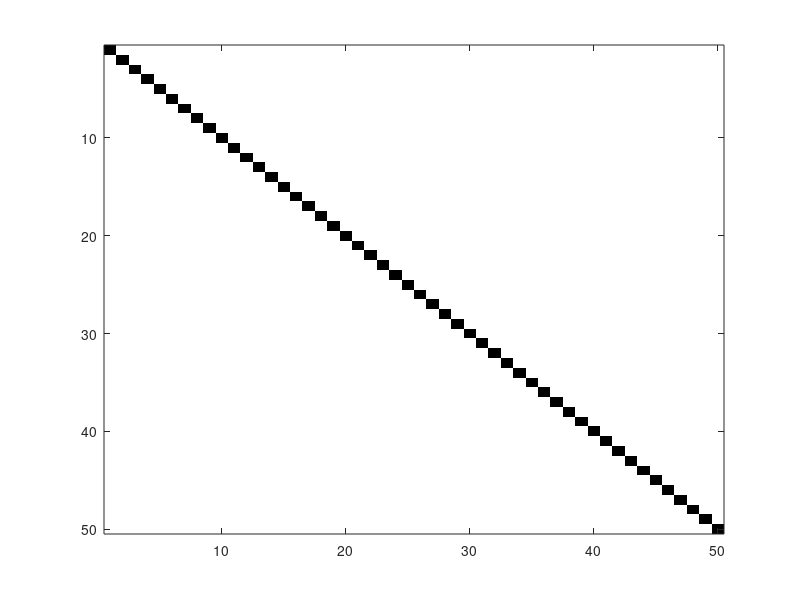

The MATLAB script that drew this image:
%ani2: second example on smooth animations

clear all;
close all;
figure(1);
clf;

colormap([1 1 1;0 0 0]);

n=50;
state=ones(n,n);
for iter=1:n,
   state(iter,iter)=2;
   image(state);
   drawnow;
end;
